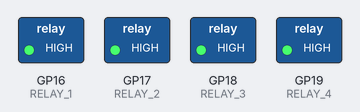
This program was run on a simulated Raspberry Pi Pico running MicroPython. Shown: switched loads named in the program (green lamp = pin HIGH). Library files of the repository ran but are not shown: dht20.py. At 0.1 s the program stops and its outputs stay as they are.

Above: at 0.2 s.
Timing chart, 0 to 1.6 s (numbered marks = the images above):
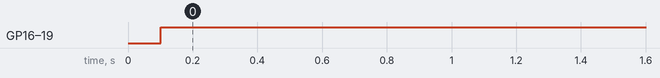

The program:

hardware_config.py
```python
from machine import Pin, SoftI2C, Timer, ADC
import dht20
from time import sleep

RELAY_1 = Pin(16, Pin.OUT)
RELAY_2 = Pin(17, Pin.OUT)
RELAY_3 = Pin(18, Pin.OUT)
RELAY_4 = Pin(19, Pin.OUT)
TEMP_HUM_SENSOR = dht20.DHT20(56, SoftI2C(sda=Pin(4), scl=Pin(5), freq=200000))
RTC_I2C = SoftI2C(sda=Pin(20), scl=Pin(21), freq=200000)
RED_BUTTON = Pin(0, Pin.IN, Pin.PULL_UP)
YELLOW_BUTTON = Pin(1, Pin.IN, Pin.PULL_UP)
GREEN_BUTTON = Pin(2, Pin.IN, Pin.PULL_UP)


SOIL_MOISTURE_1 = ADC(Pin(26))
SOIL_MOISTURE_2 = ADC(Pin(27))
SOIL_MOISTURE_3 = ADC(Pin(28))

RELAY_1.value(1)
RELAY_2.value(1)
RELAY_3.value(1)
RELAY_4.value(1)

CPU_TEMP_SENSOR = ADC(4)
```

Measured:
- by itself, GP16 (RELAY_1), GP17 (RELAY_2), GP18 (RELAY_3), GP19 (RELAY_4): LOW → HIGH at 0.10 s
